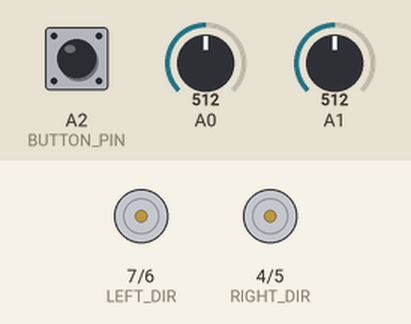
The sketch below on a simulated Arduino Uno, built with avr-gcc and run on an emulated ATmega328P. Parts: direction and speed pins drawn as motors (green arrow = direction pin HIGH = forward, orange = LOW = backward, longer = more drive). Inputs (shaded band) come from the test bench; at power-on: A2 (BUTTON_PIN) HIGH, A0 = 512, A1 = 512.

Above: at 1.2 s.
1.3 s: A2 (BUTTON_PIN) pulled LOW for 0.15 s
At 1.5 s:
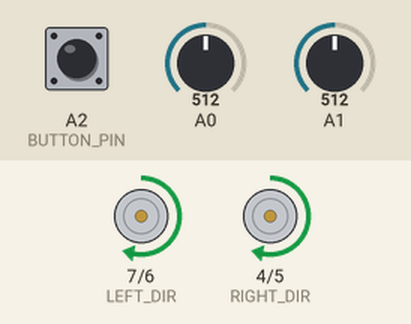
4.3 s: A0 set to 691
7.3 s: A0 set to 717
At 8.5 s:
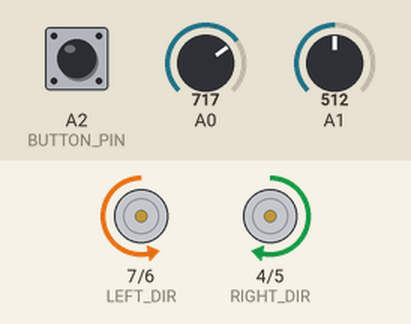
8.8 s: A2 (BUTTON_PIN) pulled LOW for 1 s
At 8.9 s:
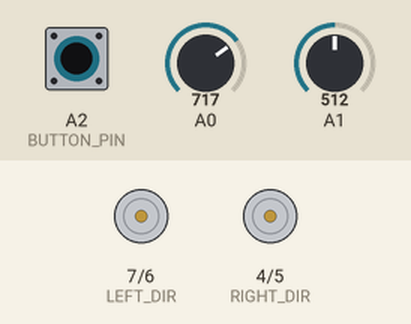
11.3 s: A2 (BUTTON_PIN) pulled LOW for 3.2 s
At 15.6 s:
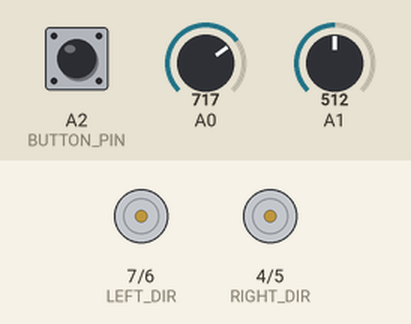
Timing chart, 0 to 17.0 s (numbered marks = the images above; inputs shaded):
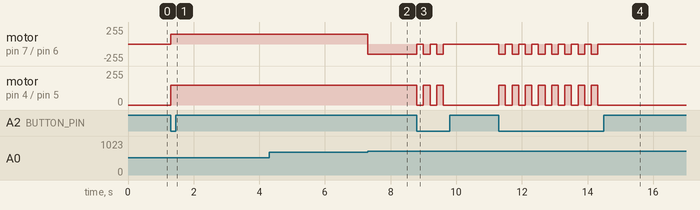

The sketch:

Car.ino
```cpp
#define RIGHT_SPEED 5
#define LEFT_SPEED 6
#define RIGHT_DIR 4
#define LEFT_DIR 7
#define SENSOR_RIGHT A0
#define SENSOR_LEFT A1
#define BUTTON_PIN A2

const int SENSOR_THRESHOLD = 700;
const int BASE_SPEED = 150;
const int BACK_TIME = 200;

int sensorValue = 0;

bool isActive = false;
bool isSearching = false;
unsigned long lostTime = 0;

void setup() {
    //Serial.begin(9600);
    pinMode(RIGHT_DIR, OUTPUT);
    pinMode(LEFT_DIR, OUTPUT);
    pinMode(BUTTON_PIN, INPUT_PULLUP);
}

void loop()
{
    sensorValue = analogRead(A1);
    handleButton();
    //Serial.print("sensor = ");
    //Serial.print(sensorValue);
    //Serial.print('\n');

    if(isActive) {
        if(isSearching) {
            handleSearch();
        } else {
            followLine();
        }
    } else {
        stopMotors();
    }

}

void followLine()
{
    bool right = digitalReadSensor(SENSOR_RIGHT);
    bool left = digitalReadSensor(SENSOR_LEFT);

    if(right && left) {
        moveForward(BASE_SPEED);
    }
    else if(right) {
        turnRight(BASE_SPEED);
    }
    else if(left) {
        turnLeft(BASE_SPEED);
    }
    else {
        startSearch();
    }
}


void startSearch()
{
    isSearching = true;
    lostTime = millis();
    moveBackward(BASE_SPEED);
}


void handleSearch()
{
    if(millis() - lostTime > BACK_TIME) {
        isSearching = false;
        moveForward(BASE_SPEED);
    }

    if(digitalReadSensor(SENSOR_RIGHT) || digitalReadSensor(SENSOR_LEFT)) {
        isSearching = false;
    }
}


void moveBackward(int speed)
{
    digitalWrite(RIGHT_DIR, HIGH);
    digitalWrite(LEFT_DIR, HIGH);
    analogWrite(RIGHT_SPEED, speed);
    analogWrite(LEFT_SPEED, speed);
}


void handleButton()
{
    static unsigned long lastPress = 0;
    if(millis() - lastPress > 200 && digitalRead(BUTTON_PIN) == LOW) {
        isActive = !isActive;
        lastPress = millis();
    }
}

bool digitalReadSensor(int pin)
{
    return analogRead(pin) > SENSOR_THRESHOLD ? 1 : 0;
}

void moveForward(int speed)
{
    digitalWrite(RIGHT_DIR, LOW);
    digitalWrite(LEFT_DIR, LOW);
    analogWrite(RIGHT_SPEED, speed);
    analogWrite(LEFT_SPEED, speed);
}

void turnRight(int speed)
{
    digitalWrite(RIGHT_DIR, HIGH);
    digitalWrite(LEFT_DIR, LOW);
    analogWrite(RIGHT_SPEED, speed);
    analogWrite(LEFT_SPEED, speed);
}

void turnLeft(int speed)
{
    digitalWrite(RIGHT_DIR, LOW);
    digitalWrite(LEFT_DIR, HIGH);
    analogWrite(RIGHT_SPEED, speed);
    analogWrite(LEFT_SPEED, speed);
}

void stopMotors()
{
    analogWrite(RIGHT_SPEED, 0);
    analogWrite(LEFT_SPEED, 0);
}
```

Task_2.c
```cpp
#include <stdio.h>
#include <stdlib.h>
#include <string.h>
#include <math.h>
#include <limits.h>

// Структура для матрицы
struct Matrix {
    size_t rows;  // Количество строк
    size_t cols;  // Количество столбцов
    double* data; // Данные матрицы
};

typedef struct Matrix Matrix;

// Уровни исключений для работы с матрицами
enum MatrixExceptionLevel { ERROR, WARNING, INFO, DEBUG };

// Функция для обработки исключений и вывода сообщений
void matrix_exception(const enum MatrixExceptionLevel level, const char* msg)
{
    switch (level) {
        case ERROR:   printf("ERROR: %s", msg); break;
        case WARNING: printf("WARNING: %s", msg); break;
        case INFO:    printf("INFO: %s", msg); break;
        case DEBUG:   printf("DEBUG: %s", msg); break;
    }
}

// Функция выделения памяти для матрицы
Matrix matrix_allocate(const size_t rows, const size_t cols)
{
    Matrix A = { 0, 0, NULL };

    if (rows == 0 || cols == 0) {
        return A;  // Если строки или столбцы равны нулю, возвращаем пустую матрицу
    }

    // Выделение памяти для данных матрицы
    A.data = (double*)malloc(rows * cols * sizeof(double));

    // Проверка на ошибку выделения памяти
    if (A.data == NULL) {
        matrix_exception(ERROR, "Memory allocation failed.\n");
        return A;
    }

    // Проверка на переполнение при выделении памяти
    if (rows > SIZE_MAX / cols || rows * cols > SIZE_MAX / sizeof(double)) {
        matrix_exception(ERROR, "Memory allocation failed: overflow.\n");
        return A;
    }

    A.rows = rows;
    A.cols = cols;
    return A;
}

// Освобождение памяти, занятой матрицей
void matrix_free(Matrix* A)
{
    free(A->data);  // Освобождение памяти для данных матрицы
    *A = (Matrix){ 0, 0, NULL }; // Обнуление структуры
}

// Заполнение матрицы значениями из массива
void matrix_set(const Matrix A, const double* values)
{
    memcpy(A.data, values, A.rows * A.cols * sizeof(double)); // Копирование данных в матрицу
}

// Печать матрицы
void matrix_print(const Matrix A)
{
    for (size_t row = 0; row < A.rows; ++row) {
        for (size_t col = 0; col < A.cols; ++col) {
            printf(" % 2.3f", A.data[row * A.cols + col]);
        }
        printf("\n");
    }
    printf("\n");
}

// Сложение матриц A + B = C
int matrix_add(const Matrix A, const Matrix B, const Matrix C)
{
    // Проверка на совместимость размеров матриц
    if (A.cols != B.cols || A.rows != B.rows) {
        matrix_exception(ERROR, "matrix_add: Incompatible matrix sizes.\n");
        return 0;
    }

    // Сложение матриц
    for (size_t idx = 0; idx < A.rows * A.cols; ++idx) {
        C.data[idx] = A.data[idx] + B.data[idx];
    }
    printf("A + B =\n");
    matrix_print(C);  // Печать результата
    return 1;
}

// Вычитание матриц A - B = C
int matrix_subtraction(const Matrix A, const Matrix B, const Matrix C)
{
    // Проверка на совместимость размеров матриц
    if (A.cols != B.cols || A.rows != B.rows) {
        matrix_exception(ERROR, "matrix_subtraction: Incompatible matrix sizes.\n");
        return 0;
    }

    // Вычитание матриц
    for (size_t idx = 0; idx < A.rows * A.cols; ++idx) {
        C.data[idx] = A.data[idx] - B.data[idx];
    }
    printf("A - B =\n");
    matrix_print(C);  // Печать результата
    return 1;
}

// Умножение матриц A * B = D
int matrix_multiplication(const Matrix A, const Matrix B, Matrix D)
{
    // Проверка на совместимость матриц для умножения
    if (A.cols != B.rows) {
        matrix_exception(ERROR, "matrix_multiplication: A.cols must be equal to B.rows.\n");
        return 0;
    }

    // Умножение матриц
    for (size_t row = 0; row < D.rows; ++row) {
        for (size_t col = 0; col < D.cols; ++col) {
            D.data[row * D.cols + col] = 0;
            for (size_t k = 0; k < A.cols; ++k) {
                D.data[row * D.cols + col] += A.data[row * A.cols + k] * B.data[k * B.cols + col];
            }
        }
    }
    return 1;
}

// Транспонирование матрицы
int matrix_transposition(const Matrix A, const Matrix T)
{
    for (int row = 0; row < A.cols; ++row) {
        for (int col = 0; col < A.rows; ++col) {
            T.data[col * T.cols + row] = A.data[row * A.cols + col];
        }
    }
    printf("Transposed matrix A = \n");
    matrix_print(T);  // Печать транспонированной матрицы
    return 1;
}

// Вычисление детерминанта матрицы
double matrix_determinant(const Matrix A) {
    if (A.rows != A.cols) {
        matrix_exception(ERROR, "matrix_determinant: Matrix must be square.\n");
        return 0;
    }

    if (A.rows == 1) {
        return A.data[0];  // Для матрицы 1x1 детерминант - это единственный элемент
    }

    if (A.rows == 2) {
        return A.data[0] * A.data[3] - A.data[1] * A.data[2];
    }

    double det = 0;
    for (size_t col = 0; col < A.cols; ++col) {
        Matrix submatrix = matrix_allocate(A.rows - 1, A.cols - 1);
        size_t sub_row = 0;
        for (size_t row = 1; row < A.rows; ++row) {
            size_t sub_col = 0;
            for (size_t k = 0; k < A.cols; ++k) {
                if (k != col) {
                    submatrix.data[sub_row * submatrix.cols + sub_col] = A.data[row * A.cols + k];
                    sub_col++;
                }
            }
            sub_row++;
        }
        det += (col % 2 == 0 ? 1 : -1) * A.data[0 * A.cols + col] * matrix_determinant(submatrix);
        matrix_free(&submatrix);  // Освобождение памяти для подматрицы
    }
    return det;
}

// Вычисление обратной матрицы
int matrix_inverse(const Matrix A, Matrix inverse) {
    if (A.rows != A.cols) {
        matrix_exception(ERROR, "matrix_inverse: Matrix must be square.\n");
        return 0;
    }

    double det = matrix_determinant(A);
    if (det == 0) {
        matrix_exception(ERROR, "matrix_inverse: Matrix is singular (determinant is 0).\n");
        return 0;
    }

    Matrix adjugate = matrix_allocate(A.rows, A.cols);

    // Вычисление матрицы алгебраических дополнений
    for (size_t row = 0; row < A.rows; ++row) {
        for (size_t col = 0; col < A.cols; ++col) {
            Matrix submatrix = matrix_allocate(A.rows - 1, A.cols - 1);
            size_t sub_row = 0;
            for (size_t i = 0; i < A.rows; ++i) {
                if (i == row) continue;
                size_t sub_col = 0;
                for (size_t j = 0; j < A.cols; ++j) {
                    if (j == col) continue;
                    submatrix.data[sub_row * submatrix.cols + sub_col] = A.data[i * A.cols + j];
                    sub_col++;
                }
                sub_row++;
            }
            adjugate.data[col * adjugate.cols + row] = ((row + col) % 2 == 0 ? 1 : -1) * matrix_determinant(submatrix);
            matrix_free(&submatrix);  // Освобождение памяти для подматрицы
        }
    }

    for (size_t i = 0; i < inverse.rows * inverse.cols; ++i) { // Деление на детерминант для получения обратной матрицы
        inverse.data[i] = adjugate.data[i] / det;
    }

    matrix_free(&adjugate);  // Освобождение памяти для матрицы дополнений
    return 1;
}

int main()
{
    Matrix A, B, C, D, T, inverse, expA;
    A = matrix_allocate(4, 4);
    B = matrix_allocate(4, 4);

    double valuesA[] = {
      6., 2., 3., 6.,
      2., -1., 5., 5.,
       4., 4., 2., 7.,
       2., 3., 7., 4.
    };

    double valuesB[] = {
        4., 5., 3., 1.,
        -1., 2., 3., 8.,
        -2., 7., 1., 3.,
        5., 5., 9., 7.
    };

    // Заполнение матриц значениями
    matrix_set(A, valuesA);
    matrix_set(B, valuesB);
    matrix_print(A);
    matrix_print(B);

    C = matrix_allocate(A.rows, A.cols);
    matrix_add(A, B, C);  // Сложение матриц
    matrix_free(&C);

    C = matrix_allocate(A.rows, A.cols);
    matrix_subtraction(A, B, C);  // Вычитание матриц
    matrix_free(&C);

    D = matrix_allocate(A.rows, B.cols);
    matrix_multiplication(A, B, D);  // Умножение матриц
    printf("A * B =\n");
    matrix_print(D);

    T = matrix_allocate(A.cols, A.rows);
    matrix_transposition(A, T);  // Транспонирование матрицы

    printf("Determinant of A: %f\n\n", matrix_determinant(A));  // Детерминант

    inverse = matrix_allocate(A.rows, A.cols);
    if (matrix_inverse(A, inverse)) {
        printf("Inverse of A:\n");
        matrix_print(inverse);  // Обратная матрица
    }

    expA = matrix_allocate(A.rows, A.cols);

    matrix_free(&A);
    matrix_free(&B);
    matrix_free(&C);
    matrix_free(&D);
    matrix_free(&T);
    matrix_free(&inverse);
    matrix_free(&expA);

    return 0;
}
```

Task1.c
```cpp
#include<stdio.h>

typedef long long Money;

struct Pet{
    Money food;
    int is_alive;
};

struct Mortgage {
    int rate;
    Money credit;
    Money payment;
    Money month_pay;
    Money property_cost;
};

struct Person {
    Money account;
    Money salary;
    Money food;
    Money expences;
    struct Mortgage mortgage;
    struct Pet pet;
};

struct Person alice;
struct Person bob;

void alice_init(){
    alice.salary = 200 * 1000;
    alice.account = 1000 * 1000;
    alice.food = 10 * 1000;
    alice.expences = 70 * 1000;

    alice.mortgage.credit = 14000 * 1000;
    alice.mortgage.payment = 1000 * 1000;
    alice.mortgage.property_cost = alice.mortgage.credit;
    alice.mortgage.rate = 0.17;
    alice.mortgage.month_pay = 100 * 1000;

    alice.account -= alice.mortgage.payment;

    alice.pet.food = 5000;
    alice.pet.is_alive = 0;
}

void bob_init()
{
    bob.account = 1000 * 1000;
    bob.salary = 200 * 1000;
    bob.food = 10 * 1000;
    bob.expences = 70 * 1000;

    bob.mortgage.credit = 0;
    bob.mortgage.rate = 0.10;
    bob.mortgage.month_pay = 25 * 1000;

    bob.pet.food = 5000;
    bob.pet.is_alive = 0;
}

void alice_mortgage(const int month)
{
    alice.account -= alice.mortgage.month_pay;
    alice.mortgage.credit *= (1 + alice.mortgage.rate/12);
    if (month == 12) {
        alice.mortgage.property_cost += alice.mortgage.property_cost*0.13;
        alice.mortgage.credit *= (1 + alice.mortgage.rate);
    }

}

void bob_mortgage(const int month)
{
    bob.account -= bob.mortgage.month_pay;
    if (month == 12) {
        bob.mortgage.month_pay *= 1.10;
    }

}

void alice_salary(const int month, const int year){
     if(month == 12) {
        alice.account += alice.salary;
    }
    if(month == 1) {
        alice.salary *= 1.03;
    }
    alice.account += alice.salary;
}

void bob_salary(const int month, const int year)
{
    if(month == 12) {
        bob.account += bob.salary;
    }
    if(month == 1) {
        bob.salary *= 1.03;
        bob.mortgage.month_pay *= 1.01;
    }
    bob.account += bob.salary;
}

void alice_food(const int month){
    if (month == 1) {
        alice.food *= 1.05;
    }
    alice.account -= alice.food;
}

void bob_food(const int month)
{
    if (month == 1) {
        bob.food *= 1.05;
    }
    bob.account -= bob.food;
}

void alice_expences(const int month ){
    if (month == 1) {
        alice.account -= 10000;
    }
    alice.account -= alice.expences;
}

void bob_expences(const int month ){
    if (month == 1) {
        bob.account -= 10000;
    }
    bob.account -= bob.expences;
}

void alice_cat(const int month, const int year)
{
    if ((month == 7) && (year==2028)) {
        alice.account -= 5000;
        alice.pet.is_alive = 1;
    }
    if ((year == 2041) && (month == 5)) {
        alice.pet.is_alive = 0;
    }
    if (month == 1){
        alice.pet.food *= 1.05;
    }
    if (alice.pet.is_alive == 1){
        alice.account -= alice.pet.food ;
    }
}

void bob_cat(const int month, const int year)
{
    if ((month == 12) && (year==2025)) {
        bob.account -= 50000;
        bob.pet.is_alive = 1;
    }
    if ((year == 2034) && (month == 12))  {
        bob.pet.is_alive = 0;
    }
    if (month == 1) {
        bob.pet.food *= 1.05;
    }
    if (bob.pet.is_alive == 1){
        bob.account -= bob.pet.food;
    }
}

void calendar(){
    int month = 11;
    int year = 2024;

    while (!((month == 11) && (year == 2054))) {
        alice_salary(month, year);
        alice_food(month);
        alice_expences(month);
        alice_mortgage(month);
        alice_cat(month, year);

        bob_salary(month, year);
        bob_mortgage(month);
        bob_food(month);
        bob_expences(month);
        bob_cat(month, year);
        month++;
        if(month == 13) {
            month = 1;
            year++;
        }
    }
}

void alice_print(){
    printf("Alice account = %lld \n", alice.account);
}

void bob_print()
{
    printf("Bob account = %lld \n", bob.account);
}

int main (){
    alice_init();
    bob_init();
    calendar();
    alice_print();
    bob_print();
    return 1;
}
```

Measured:
- the behaviour switches between 700 and 701 on A0 (found by bisection; images 1 and 2)
- after the input at 1.3 s, motor on pin 7 (LEFT_DIR) / pin 6 (LEFT_SPEED), motor on pin 4 (RIGHT_DIR) / pin 5 (RIGHT_SPEED): stopped → forward 150/255 at once
- after the input at 7.3 s, motor on pin 7 (LEFT_DIR) / pin 6 (LEFT_SPEED): forward 150/255 → backward 150/255 at once
